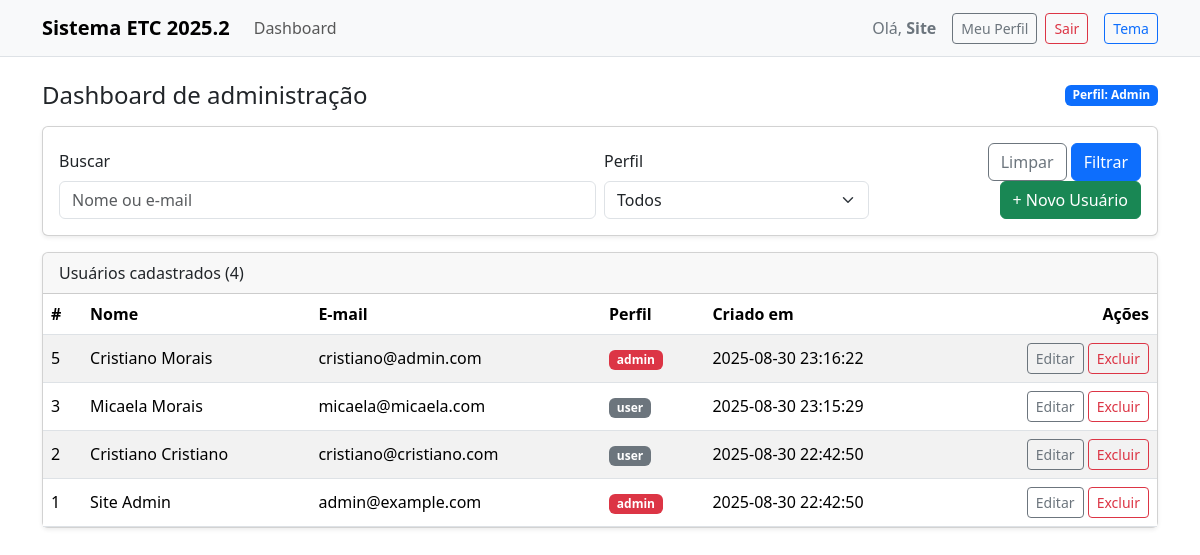
/admin.php (signed in), run on the app's committed database.
### tables this page shows
CREATE TABLE `users` (
  `id` int(11) NOT NULL,
  `first_name` varchar(100) NOT NULL,
  `last_name` varchar(100) NOT NULL,
  `email` varchar(190) NOT NULL,
  `password_hash` varchar(255) NOT NULL,
  `role` enum('admin','user') NOT NULL DEFAULT 'user',
  `created_at` timestamp NOT NULL DEFAULT current_timestamp()
);

### admin.php (the view, shortened to what this page needs)
<?php
require __DIR__ . '/config/db.php';
$q          = trim($_GET['q'] ?? '');
$page       = max(1, (int)($_GET['page'] ?? 1));
$perPage    = 8;
$clauses = [];
$params  = [];
$whereSql = $clauses ? ('WHERE ' . implode(' AND ', $clauses)) : '';
$stmt = $pdo->prepare("SELECT COUNT(*) AS total FROM users $whereSql");
$stmt->execute($params);
$total  = (int)$stmt->fetchColumn();
$offset = ($page - 1) * $perPage;
$sql = "SELECT id, first_name, last_name, email, role, created_at
        FROM users
        $whereSql
        ORDER BY id DESC
        LIMIT $perPage OFFSET $offset";
$stmt = $pdo->prepare($sql);
$stmt->execute($params);
$users = $stmt->fetchAll();
include __DIR__ . '/partials/header.php';
?>
<div class="d-flex align-items-center justify-content-between mb-3">
  <h2 class="h4 mb-0">Dashboard de administração</h2>
  <span class="badge text-bg-primary">Perfil: Admin</span>
</div>
<form method="get" class="card card-body shadow-sm mb-3">
  <div class="row g-2 align-items-end">
    <div class="col-md-6">
      <label class="form-label">Buscar</label>
      <input type="text" name="q" class="form-control" value="<?php echo htmlspecialchars($q); ?>" placeholder="Nome ou e-mail">
    </div>
    <div class="col-md-3">
      <label class="form-label">Perfil</label>
      <select name="role" class="form-select">
        <option value="">Todos</option>
      </select>
    </div>
    <div class="col-md-3 text-end">
      <a class="btn btn-outline-secondary" href="admin.php">Limpar</a>
      <button class="btn btn-primary">Filtrar</button>
      <a class="btn btn-success" href="users_create.php">+ Novo Usuário</a>
    </div>
  </div>
</form>
<div class="card shadow-sm">
  <div class="card-header">Usuários cadastrados (<?php echo $total; ?>)</div>
  <div class="card-body p-0">
    <div class="table-responsive">
      <table class="table table-striped table-hover mb-0 align-middle">
        <thead>
          <tr>
            <th>#</th>
            <th>Nome</th>
            <th>E-mail</th>
            <th>Perfil</th>
            <th>Criado em</th>
            <th class="text-end">Ações</th>
          </tr>
        </thead>
        <tbody>
          <?php foreach ($users as $u): ?>
            <tr>
              <td><?php echo (int)$u['id']; ?></td>
              <td><?php echo htmlspecialchars($u['first_name'] . ' ' . $u['last_name']); ?></td>
              <td><?php echo htmlspecialchars($u['email']); ?></td>
              <td>
                <span class="badge text-bg-<?php echo $u['role']==='admin' ? 'danger' : 'secondary'; ?>">
                  <?php echo htmlspecialchars($u['role']); ?>
                </span>
              </td>
              <td><?php echo htmlspecialchars($u['created_at']); ?></td>
              <td class="text-end">
                <a class="btn btn-sm btn-outline-secondary" href="users_edit.php?id=<?php echo (int)$u['id']; ?>">Editar</a>
                <form action="users_delete.php" method="post" class="d-inline" onsubmit="return confirm('Tem certeza que deseja excluir?');">
                  <button type="submit" class="btn btn-sm btn-outline-danger">Excluir</button>
                </form>
              </td>
            </tr>
          <?php endforeach; ?>
        </tbody>
      </table>
    </div>
  </div>
</div>
<?php include __DIR__ . '/partials/footer.php'; ?>

### partials/header.php (shortened to what this page needs)
<?php
$userName = $_SESSION['first_name'] ?? null;
$userRole = $_SESSION['role'] ?? null;
?>
<!DOCTYPE html>
<html lang="pt-br" data-bs-theme="light">
<head>
  <link href="https://cdn.jsdelivr.net/npm/bootstrap@5.3.3/dist/css/bootstrap.min.css" rel="stylesheet">
</head>
<body>
<nav class="navbar navbar-expand-lg bg-body-tertiary border-bottom mb-4">
  <div class="container">
    <a class="navbar-brand fw-bold" href="#">Sistema ETC 2025.2</a>
    <div id="nav" class="collapse navbar-collapse">
      <ul class="navbar-nav me-auto">
        <?php if ($userRole === 'admin'): ?>
          <li class="nav-item"><a class="nav-link" href="admin.php">Dashboard</a></li>
        <?php endif; ?>
      </ul>
      <ul class="navbar-nav ms-auto">
        <?php if ($userName): ?>
          <li class="nav-item me-3 align-self-center text-secondary">Olá, <strong><?php echo htmlspecialchars($userName); ?></strong></li>
          <li class="nav-item me-2"><a class="btn btn-outline-secondary btn-sm" href="profile.php">Meu Perfil</a></li>
          <li class="nav-item"><a class="btn btn-outline-danger btn-sm" href="logout.php">Sair</a></li>
        <?php endif; ?>
      </ul>
      <div class="ms-3 d-flex">
        <button id="themeToggle" class="btn btn-sm btn-outline-primary" type="button" title="Alternar tema">Tema</button>
      </div>
    </div>
  </div>
</nav>
<div class="container">

### partials/footer.php (shortened to what this page needs)
  </div>
<div aria-live="polite" aria-atomic="true" class="position-relative">
  <div id="toastArea" class="toast-container position-fixed top-0 end-0 p-3" style="z-index: 1080;"></div>
</div>
</body>
</html>

### data on the page
users: id "5", first_name+last_name "Cristiano Morais", email "cristiano@admin.com", role "admin", created_at "2025-08-30 23:16:22"
users: id "3", first_name+last_name "Micaela Morais", email "micaela@micaela.com", role "user", created_at "2025-08-30 23:15:29"
users: id "2", first_name+last_name "Cristiano Cristiano", email "cristiano@cristiano.com", role "user", created_at "2025-08-30 22:42:50"
users: id "1", first_name+last_name "Site Admin", email "admin@example.com", role "admin", created_at "2025-08-30 22:42:50"

### other printed values
$userName "Site"
$total "4"
